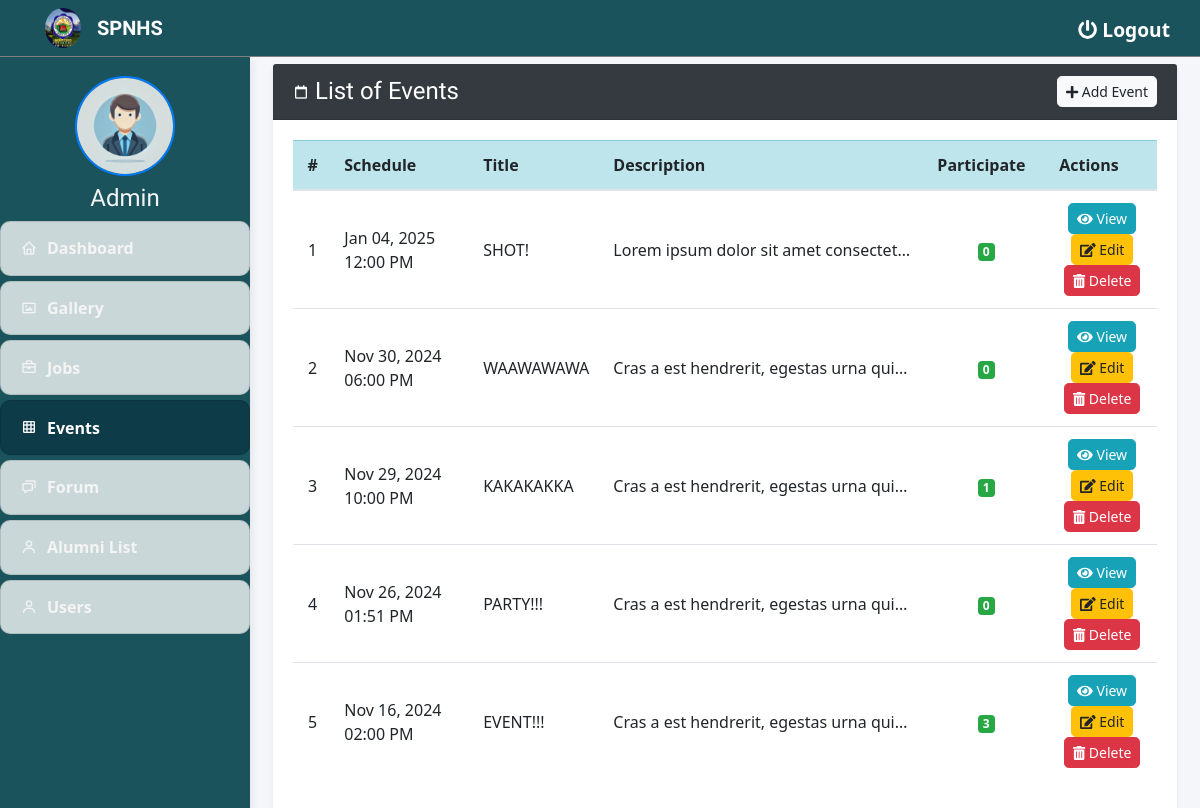
Page /admin/index.php?page=events (signed in) on the earlier database version.
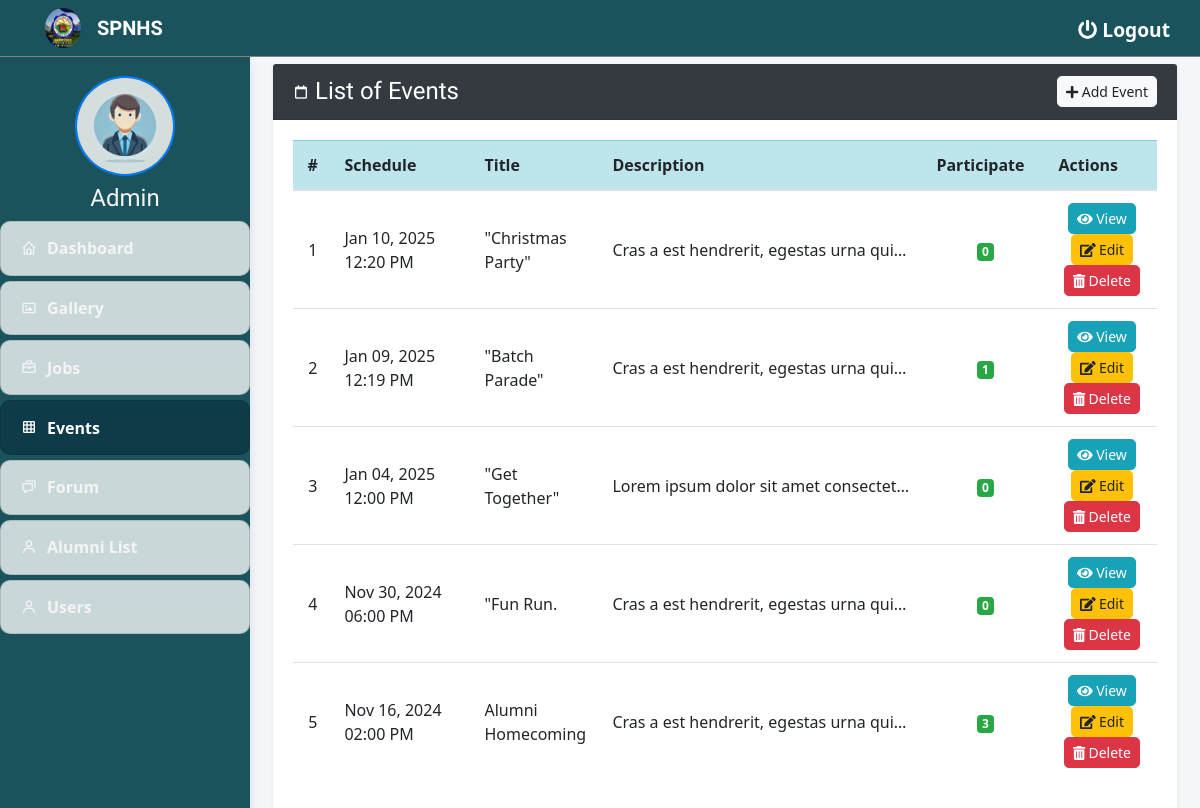
Same page on the later database version.
### tables this page shows
CREATE TABLE `events` (
  `id` int(30) NOT NULL,
  `title` varchar(250) NOT NULL,
  `content` text NOT NULL,
  `schedule` datetime NOT NULL,
  `banner` text NOT NULL,
  `date_created` datetime NOT NULL DEFAULT current_timestamp()
);

### admin/events.php (the view, shortened to what this page needs)
<?php include('db_connect.php'); ?>
<div class="container-fluid">
        <div class="row">
            <div class="col-md-12">
                <div class="card shadow-sm border-0">
                    <div class="card-header bg-dark text-white d-flex justify-content-between align-items-center">
                        <h4 class="mb-0"><i class="bx bx-calendar-alt"></i> List of Events</h4>
                        <a class="btn btn-light btn-sm" href="index.php?page=manage_event" id="new_event">
                            <i class="fas fa-plus"></i> Add Event
                        </a>
                    </div>
                    <div class="card-body">
                        <table class="table table-hover ">
                            <colgroup>
                                <col width="5%">
                                <col width="20%">
                                <col width="15%">
                                <col width="30%">
                                <col width="15%">
                                <col width="15%">
                            </colgroup>
                            <thead class="table-info ">
                                <tr>
                                    <th class="text-center">#</th>
                                    <th>Schedule</th>
                                    <th>Title</th>
                                    <th>Description</th>
                                    <th>Participate</th>
                                    <th>Actions</th>
                                </tr>
                            </thead>
                            <tbody>
                                <?php
                                $i = 1;
                                $events = $conn->query("SELECT * FROM events ORDER BY unix_timestamp(schedule) DESC");
                                while ($row = $events->fetch_assoc()):
                                    $trans = get_html_translation_table(HTML_ENTITIES, ENT_QUOTES);
                                    unset($trans["\""], $trans["<"], $trans[">"], $trans["<h2"]);
                                    $desc = strtr(html_entity_decode($row['content']), $trans);
                                    $desc = str_replace(array("<li>", "</li>"), array("", ","), $desc);
                                    $commits = $conn->query("SELECT * FROM event_commits WHERE event_id = " . $row['id'])->num_rows;
                                ?>
                                <tr>
                                    <td class="text-center"><?php echo $i++; ?></td>
                                    <td>
                                        <p class="mb-0"><?php echo date("M d, Y h:i A", strtotime($row['schedule'])); ?></p>
                                    </td>
                                    <td>
                                        <p class="mb-0"><?php echo ucwords($row['title']); ?></p>
                                    </td>
                                    <td>
                                        <p class="mb-0 text-truncate" style="max-width: 300px;"><?php echo strip_tags($desc); ?></p>
                                    </td>
                                    <td class="text-center">
                                        <span class="badge bg-success text-white"><?php echo $commits; ?></span>
                                    </td>
                                    <td class="text-center">
                                        <button class="btn btn-sm btn-info view_event" type="button" data-id="<?php echo $row['id']; ?>">
                                            <i class="fas fa-eye"></i> View
                                        </button>
                                        <button class="btn btn-sm btn-warning edit_event" type="button" data-id="<?php echo $row['id']; ?>">
                                            <i class="fas fa-edit"></i> Edit
                                        </button>
                                        <button class="btn btn-sm btn-danger delete_event" type="button" data-id="<?php echo $row['id']; ?>">
                                            <i class="fas fa-trash-alt"></i> Delete
                                        </button>
                                    </td>
                                </tr>
                                <?php endwhile; ?>
                            </tbody>
                        </table>
                    </div>
                </div>
            </div>
        </div>
    </div>

Differences in the rows shown:
changed events: schedule "Nov 26, 2024 01:51 PM" → "Jan 10, 2025 12:20 PM"; title "PARTY!!!" → "\"Christmas Party\""; moves up the list
changed events: schedule "Nov 29, 2024 10:00 PM" → "Jan 09, 2025 12:19 PM"; title "KAKAKAKKA" → "\"Batch Parade\""; moves up the list
changed events "Lorem ipsum dolor sit amet consectet…": title "SHOT!" → "\"Get Together\""
changed events: title "WAAWAWAWA" → "\"Fun Run."
changed events: title "EVENT!!!" → "Alumni Homecoming"
